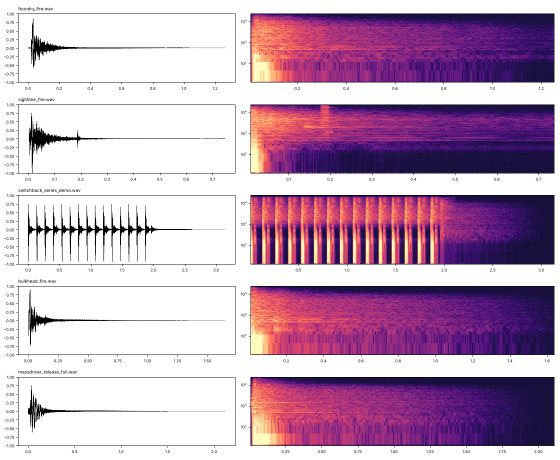
#> input picture handoff/five_weapon_audio/pictures/fire.png, 1120 x 920 px (shown at 1/2 size)
$ python -i sheets.py   (imports and definitions only)
#> lines starting #> are read from the running program, lines starting #| are printed output that depends on the picture; after the words box and inside, x2 and y2 are one past the last pixel; in counts of white or black regions, pixels touching at a corner belong together
#!/usr/bin/env python3
"""Owner review, 2026-09-28 -- the sheet composer.

Isolated review helper. It reads existing images and writes new review
sheets. It never touches a source asset, a shared builder, a shipping
export or an approval flag.

A sheet is data: a title, the four statuses (kept apart on purpose),
rows of image panels with a caption and an evidence tag each, and the
decision box. Phone-first: 1400 px wide, body text at 24 px, two panels a
row at most.

    from sheets import Sheet
    s = Sheet("A1 -- held controls", "what the owner decides")
    s.statuses(visual="PENDING", compat="...", binding="none", play="no")
    s.row([Panel(path, "caption", tag="POSED")])
    s.decision(ask="...", recommend="...", risk="...", engineering="...")
    s.save(out_path)
"""
from __future__ import annotations

import os
import textwrap
from dataclasses import dataclass, field

from PIL import Image, ImageDraw, ImageFont

W = 1400
PAD = 28
GAP = 18
BG = (18, 20, 23)
CARD = (29, 32, 37)
INK = (236, 238, 240)
DIM = (170, 176, 184)
FAINT = (120, 126, 134)
RULE = (58, 63, 70)

FONT_DIR = "/usr/share/fonts/truetype/dejavu"


def font(size: int, bold: bool = False) -> ImageFont.FreeTypeFont:
    name = "DejaVuSans-Bold.ttf" if bold else "DejaVuSans.ttf"
    return ImageFont.truetype(os.path.join(FONT_DIR, name), size)


F_TITLE = font(40, True)
F_SUB = font(24)
F_HEAD = font(26, True)
F_BODY = font(23)
F_SMALL = font(19)
F_TAG = font(17, True)

# The evidence tags. A posed reference is never passed off as a live
# test, and a render is never passed off as integrated gameplay.
TAGS = {
    "RUNTIME": ((46, 125, 84), "RUNTIME-DRIVEN · Production c12a72f"),
    "PLACEHOLDER": ((52, 92, 140), "CURRENT GAME PLACEHOLDER · Production c12a72f"),
    "POSED": ((150, 104, 28), "POSED REFERENCE STATE · not a live test"),
    "RENDER": ((92, 96, 104), "ART RENDER · review scene, not gameplay"),
    "PLAN": ((92, 96, 104), "PLAN · the model's own geometry; marks from its manifest"),
    "SCALE": ((92, 96, 104), "TO-SCALE PLAN · from the pinned constants"),
    "NEW": ((118, 72, 146), "NEW REVIEW RENDER · 2026-09-28, review scene"),
}

# Status chips: the four statuses stay separate. Colour says how far
# along each is; the words say exactly what is true.
STATE_COL = {
    "yes": (46, 125, 84),
    "partial": (150, 104, 28),
    "pending": (150, 104, 28),
    "no": (120, 50, 50),
    "held": (120, 50, 50),
    "none": (70, 74, 80),
    "unknown": (70, 74, 80),
}
STATUS_NAMES = [
    ("visual", "VISUAL APPROVAL"),
    ("compat", "TECHNICAL COMPATIBILITY"),
    ("binding", "RUNTIME BINDING"),
    ("play", "IN NORMAL GAMEPLAY"),
]


# [16 lines left out: function wrap, not called in this run]


def autocrop(path: str, pad: float = 0.18, aspect: float = 16 / 9,
             skip_top: int = 70) -> tuple:
    """Where the subject is, on an art-lane void render.

    The backdrop is a smooth gradient; the model is pixel-art texture. So:
    high-pass (image minus a heavy blur), threshold, erode away thin lines
    (the floor/wall seam), and take the box of what survives. The caption
    band at the top is skipped. The box is padded and widened to `aspect`
    so every crop in a row matches. Returns (l, t, r, b) in source pixels.
    """
#> called with pad = 0.18, aspect = 1.78, skip_top = 70
    from PIL import ImageChops, ImageFilter
    im = Image.open(path).convert("L")
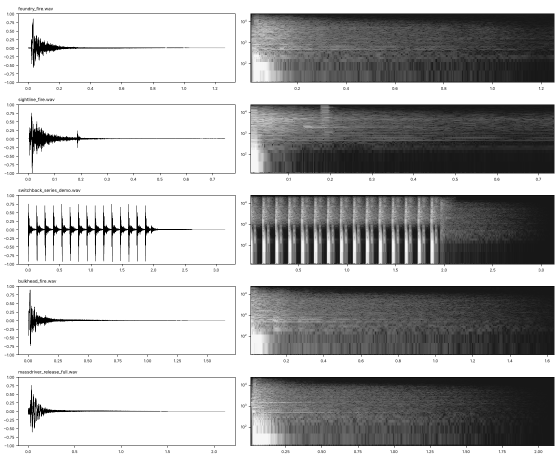
#> im: PIL image 1120x920 L (shown at 1/2 size); min 0, max 255, mean 175.5
    w, h = im.size
#> w = 1120; h = 920
    hp = ImageChops.difference(im, im.filter(ImageFilter.GaussianBlur(12)))
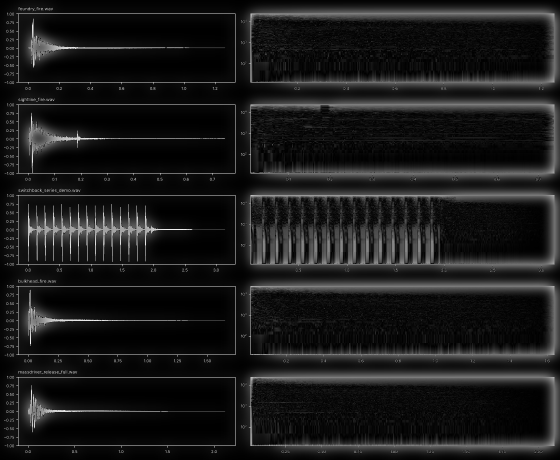
#> hp: PIL image 1120x920 L (shown at 1/2 size); min 0, max 250, mean 26.2
    mask = hp.point(lambda v: 1 if v > 16 else 0)
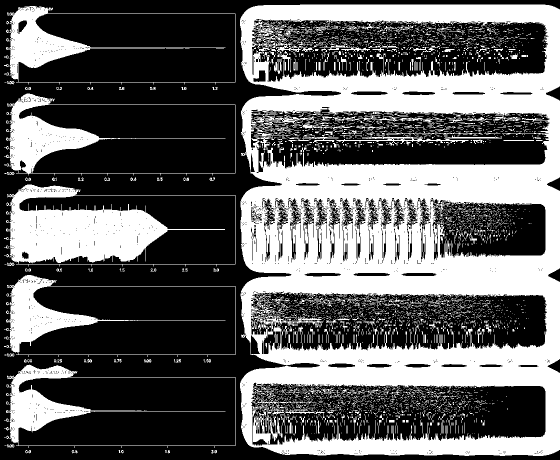
#> mask: PIL image 1120x920 L (shown at 1/2 size); values 0 (black) and 1 (white), 39.4% white; 5138 white regions (4790 under 20 px), largest, box (x1, y1, x2, y2) and area: (480, 9, 1120, 912) 285664, (12, 369, 471, 533) 32550, (12, 187, 471, 351) 14019
    mask.paste(0, (0, 0, w, skip_top))
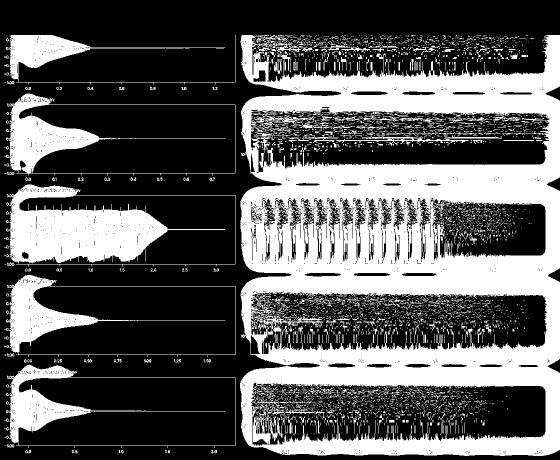
#> mask: PIL image 1120x920 L (shown at 1/2 size); values 0 (black) and 1 (white), 36.6% white; 4717 white regions (4391 under 20 px), largest, box (x1, y1, x2, y2) and area: (480, 70, 1120, 912) 261850, (12, 369, 471, 533) 32550, (12, 187, 471, 351) 14019
    # Projection profiles: a floor/wall seam spans the frame but is thin, so
    # it adds a few pixels to every column; the subject adds many. Columns
    # (then rows, within those columns) above a fraction of the peak count.
    px = mask.load()
    cols = [sum(px[x, y] for y in range(skip_top, h)) for x in range(w)]
#> cols = 1120 values, max 813 at index 1097, min 0 at index 0, mean 336.3
    if max(cols) == 0:
        return (0, 0, w, h)
    keep = [x for x, c in enumerate(cols) if c > 0.12 * max(cols)]
#> keep = 908 values from 13 to 1119
    l, r = min(keep), max(keep) + 1
#> l = 13; r = 1120
    rows = [sum(px[x, y] for x in range(l, r)) for y in range(h)]
#> rows = 920 values, max 1084 at index 390, min 0 at index 0, mean 409.2
    keep = [y for y, c in enumerate(rows) if c > 0.08 * max(rows)]
#> keep = 841 values from 70 to 910
    t, b = min(keep), max(keep) + 1
#> t = 70; b = 911
    cw, ch = (r - l) * (1 + 2 * pad), (b - t) * (1 + 2 * pad)
#> cw = 1505.5; ch = 1143.8
    if cw / ch < aspect:
        cw = ch * aspect
#> cw = 2033.4
    else:
        ch = cw / aspect
    cw, ch = min(cw, w), min(ch, h)
#> cw = 1120; ch = 920
    cx, cy = (l + r) / 2, (t + b) / 2
#> cx = 566.5; cy = 490.5
    x0 = int(max(0, min(w - cw, cx - cw / 2)))
#> x0 = 0
    y0 = int(max(0, min(h - ch, cy - ch / 2)))
#> y0 = 0
    return (x0, y0, int(x0 + cw), int(y0 + ch))


@dataclass
class Panel:
    path: str
    caption: str = ""
    tag: str = "RENDER"
    crop: tuple | None = None       # (l, t, r, b) in source pixels
    note: str = ""                  # small grey line under the caption


@dataclass
class Sheet:
    title: str
    subtitle: str = ""
    blocks: list = field(default_factory=list)

    # ---- content
    def statuses(self, **kw) -> None:
        """kw: visual=(state, words), compat=..., binding=..., play=..."""
        self.blocks.append(("status", kw))

    def text(self, heading: str, body: str) -> None:
        self.blocks.append(("text", (heading, body)))

    def row(self, panels: list[Panel]) -> None:
        self.blocks.append(("row", panels))

    def decision(self, ask: str, recommend: str, risk: str,
                 engineering: str) -> None:
        self.blocks.append(("decision", (ask, recommend, risk, engineering)))

    def footer(self, text: str) -> None:
        self.blocks.append(("footer", text))

    # ---- layout
    # [141 lines left out: functions _measure, _head_h, save, _block, not called in this run]

>>> result = autocrop('../../handoff/five_weapon_audio/pictures/fire.png')
#> result = (0, 0, 1120, 920)

$ run again, on handoff/five_weapon_audio/pictures/impacts.png
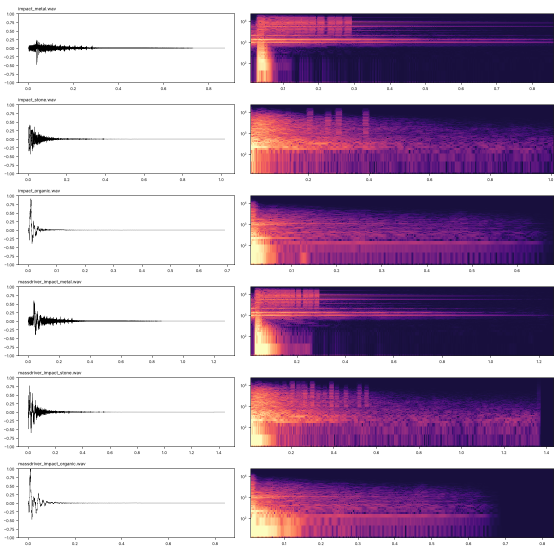
#> input picture handoff/five_weapon_audio/pictures/impacts.png, 1120 x 1104 px (shown at 1/2 size)
#> in autocrop, `hp = ImageChops.difference(im, im.filter(ImageFilter.GaussianBlur(12)))`:
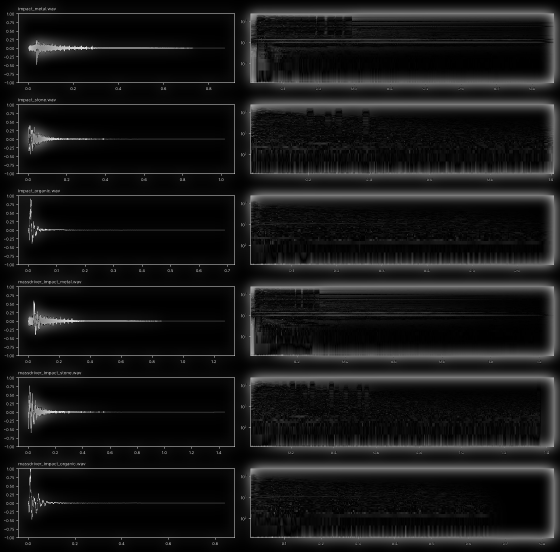
#> hp: PIL image 1120x1104 L (shown at 1/2 size); min 0, max 248, mean 23
#> in autocrop, `mask.paste(0, (0, 0, w, skip_top))`:
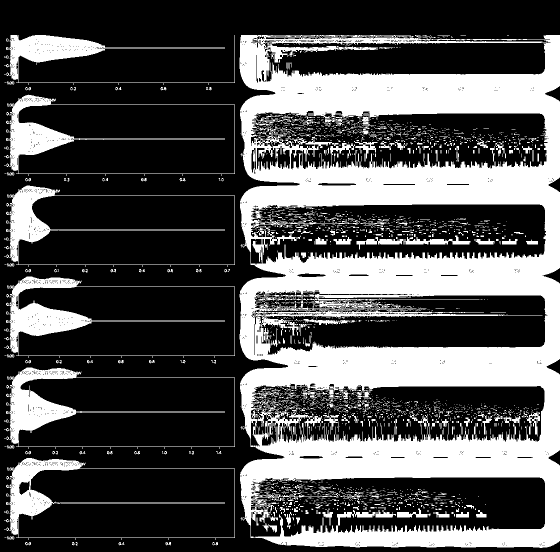
#> mask: PIL image 1120x1104 L (shown at 1/2 size); values 0 (black) and 1 (white), 33.3% white; 2660 white regions (2330 under 20 px), largest, box (x1, y1, x2, y2) and area: (479, 70, 1120, 1096) 320524, (12, 553, 470, 716) 11967, (12, 735, 470, 898) 11534
#> cols = 1120 values, max 1003 at index 1095, min 0 at index 0, mean 367.2
#> in autocrop, `keep = [x for x, c in enumerate(cols) if c > 0.12 * max(cols)]`: keep = 778 values from 13 to 1119
#> l = 13; r = 1120
#> rows = 1104 values, max 1084 at index 209, min 0 at index 0, mean 372.4
#> in autocrop, `keep = [y for y, c in enumerate(rows) if c > 0.08 * max(rows)]`: keep = 1008 values from 70 to 1094
#> t = 70; b = 1095
#> in autocrop, `cw, ch = (r - l) * (1 + 2 * pad), (b - t) * (1 + 2 * pad)`: cw = 1505.5; ch = 1394
#> in autocrop, `cw = ch * aspect`: cw = 2478.2
#> in autocrop, `cw, ch = min(cw, w), min(ch, h)`: cw = 1120; ch = 1104
#> cx = 566.5; cy = 582.5
#> x0 = 0
#> result = (0, 0, 1120, 1104)

$ run again, on handoff/five_weapon_audio/pictures/mechanics.png
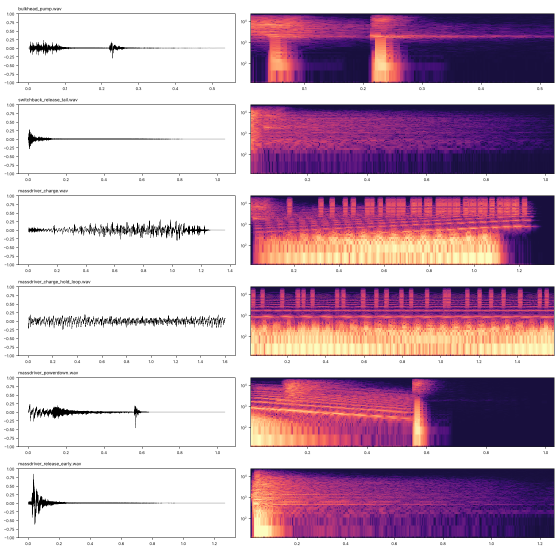
#> input picture handoff/five_weapon_audio/pictures/mechanics.png, 1120 x 1104 px (shown at 1/2 size)
#> in autocrop, `hp = ImageChops.difference(im, im.filter(ImageFilter.GaussianBlur(12)))`:
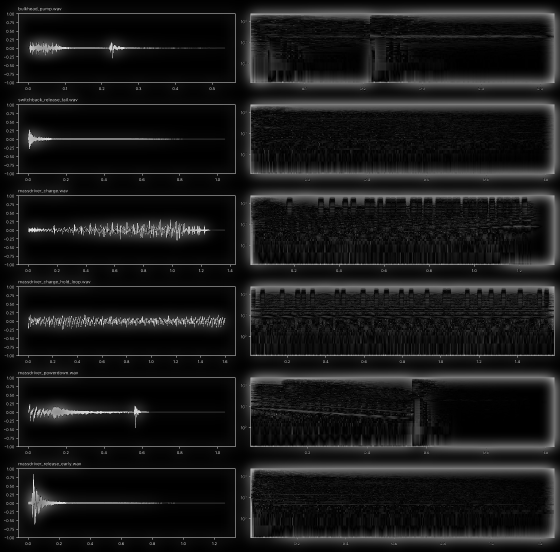
#> hp: PIL image 1120x1104 L (shown at 1/2 size); min 0, max 246, mean 24.4
#> in autocrop, `mask.paste(0, (0, 0, w, skip_top))`:
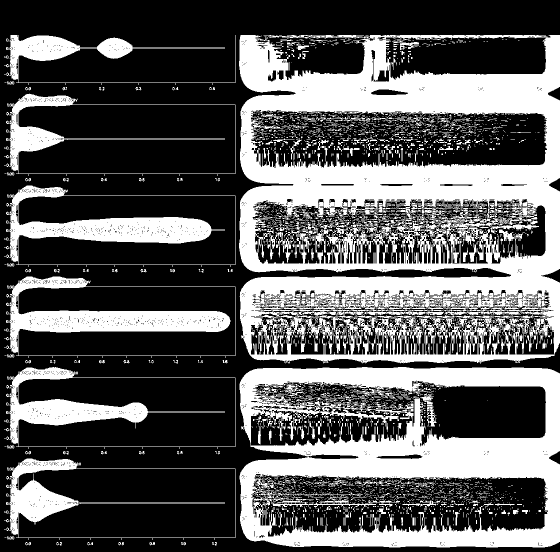
#> mask: PIL image 1120x1104 L (shown at 1/2 size); values 0 (black) and 1 (white), 36.4% white; 3435 white regions (3037 under 20 px), largest, box (x1, y1, x2, y2) and area: (478, 70, 1120, 727) 216814, (479, 734, 1120, 1095) 109415, (12, 553, 471, 716) 22285
#> cols = 1120 values, max 932 at index 1108, min 0 at index 0, mean 401.3
#> in autocrop, `keep = [x for x, c in enumerate(cols) if c > 0.12 * max(cols)]`: keep = 965 values from 13 to 1119
#> l = 13; r = 1120
#> rows = 1104 values, max 1086 at index 755, min 0 at index 0, mean 407
#> in autocrop, `keep = [y for y, c in enumerate(rows) if c > 0.08 * max(rows)]`: keep = 1010 values from 70 to 1094
#> t = 70; b = 1095
#> in autocrop, `cw, ch = (r - l) * (1 + 2 * pad), (b - t) * (1 + 2 * pad)`: cw = 1505.5; ch = 1394
#> in autocrop, `cw = ch * aspect`: cw = 2478.2
#> in autocrop, `cw, ch = min(cw, w), min(ch, h)`: cw = 1120; ch = 1104
#> cx = 566.5; cy = 582.5
#> x0 = 0
#> result = (0, 0, 1120, 1104)
